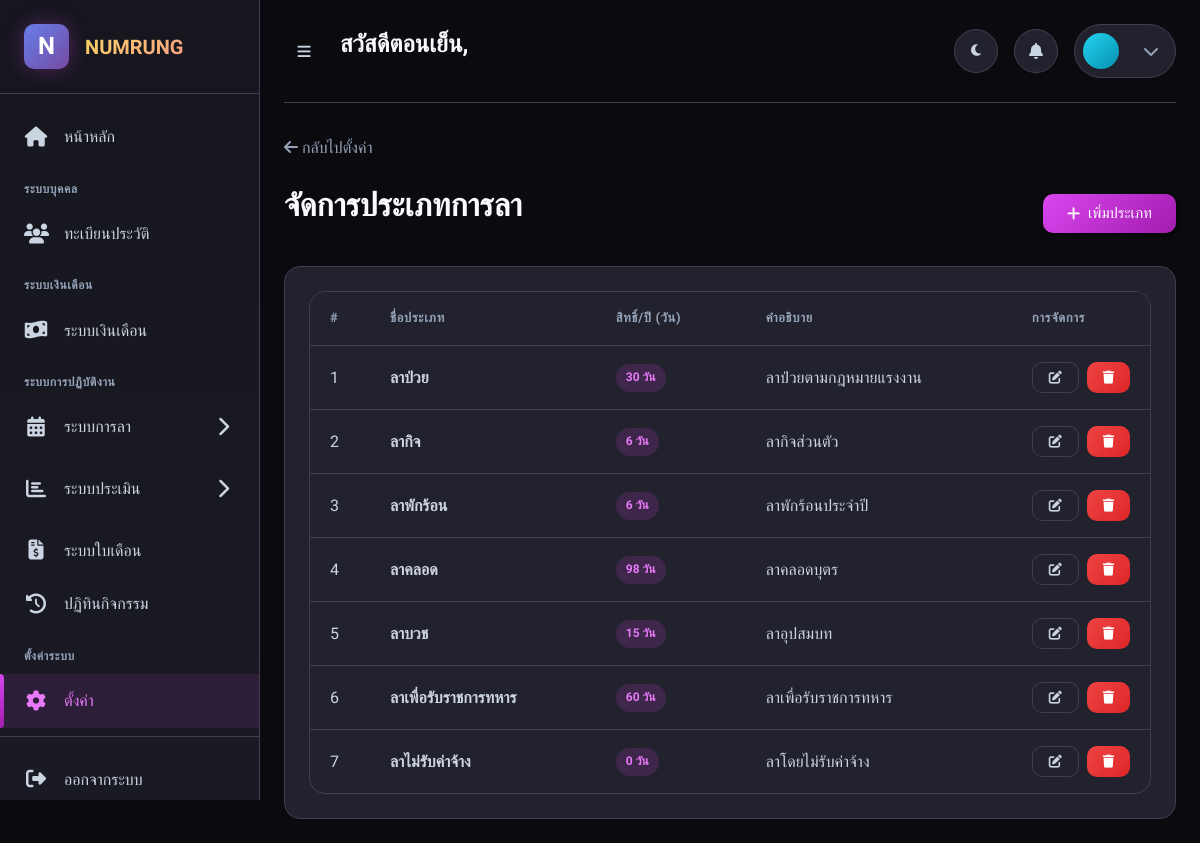
/modules/settings/leave_types.php (signed in), run on the app's committed database.
### tables this page shows
CREATE TABLE IF NOT EXISTS leave_types (
    leave_type_id INT AUTO_INCREMENT PRIMARY KEY,
    leave_name VARCHAR(100) NOT NULL,
    max_days_per_year INT DEFAULT 0,
    description TEXT,
    status TINYINT DEFAULT 1,
    created_at DATETIME DEFAULT CURRENT_TIMESTAMP,
    updated_at DATETIME DEFAULT CURRENT_TIMESTAMP ON UPDATE CURRENT_TIMESTAMP
);

### modules/settings/leave_types.php (the view, shortened to what this page needs)
<?php
$pdo = getDBConnection();
$stmt = $pdo->query("SELECT * FROM leave_types WHERE status = 1 ORDER BY leave_type_id");
$leaveTypes = $stmt->fetchAll();
include __DIR__ . '/../../includes/header.php';
?>
<div class="page-content">
    <nav class="mb-4">
        <a href="<?= BASE_URL ?>modules/settings/" class="text-muted">
            <i class="fas fa-arrow-left"></i> กลับไปตั้งค่า
        </a>
    </nav>
    <div class="d-flex justify-content-between align-items-center mb-4">
        <h2>จัดการประเภทการลา</h2>
        <button class="btn btn-primary" onclick="showAddModal()">
            <i class="fas fa-plus"></i> เพิ่มประเภท
        </button>
    </div>
    <div class="card">
        <div class="card-body">
            <div class="table-container">
                <table class="table">
                    <thead>
                        <tr>
                            <th style="width: 60px;">#</th>
                            <th>ชื่อประเภท</th>
                            <th style="width: 150px;">สิทธิ์/ปี (วัน)</th>
                            <th>คำอธิบาย</th>
                            <th style="width: 120px;">การจัดการ</th>
                        </tr>
                    </thead>
                    <tbody>
                        <?php foreach ($leaveTypes as $index => $type): ?>
                        <tr>
                            <td><?= $index + 1 ?></td>
                            <td><strong><?= htmlspecialchars($type['leave_name']) ?></strong></td>
                            <td>
                                <span class="badge badge-primary"><?= $type['max_days_per_year'] ?> วัน</span>
                            </td>
                            <td class="text-muted"><?= htmlspecialchars($type['description'] ?? '-') ?></td>
                            <td>
                                <div class="d-flex gap-2">
                                    <button class="btn btn-sm btn-outline"
                                            onclick="showEditModal(<?= htmlspecialchars(json_encode($type)) ?>)">
                                        <i class="fas fa-edit"></i>
                                    </button>
                                    <button class="btn btn-sm btn-danger"
                                            onclick="deleteType(<?= $type['leave_type_id'] ?>)">
                                        <i class="fas fa-trash"></i>
                                    </button>
                                </div>
                            </td>
                        </tr>
                        <?php endforeach; ?>
                    </tbody>
                </table>
            </div>
        </div>
    </div>
</div>
<?php include __DIR__ . '/../../includes/footer.php'; ?>

### data on the page
leave_types: leave_name "ลาป่วย", max_days_per_year "30", description "ลาป่วยตามกฎหมายแรงงาน"
leave_types: leave_name "ลากิจ", max_days_per_year "6", description "ลากิจส่วนตัว"
leave_types: leave_name "ลาพักร้อน", max_days_per_year "6", description "ลาพักร้อนประจำปี"
leave_types: leave_name "ลาคลอด", max_days_per_year "98", description "ลาคลอดบุตร"
leave_types: leave_name "ลาบวช", max_days_per_year "15", description "ลาอุปสมบท"
leave_types: leave_name "ลาเพื่อรับราชการทหาร", max_days_per_year "60", description "ลาเพื่อรับราชการทหาร"
leave_types: leave_name "ลาไม่รับค่าจ้าง", max_days_per_year "0", description "ลาโดยไม่รับค่าจ้าง"

### other printed values
$greeting "สวัสดีตอนเย็น"
